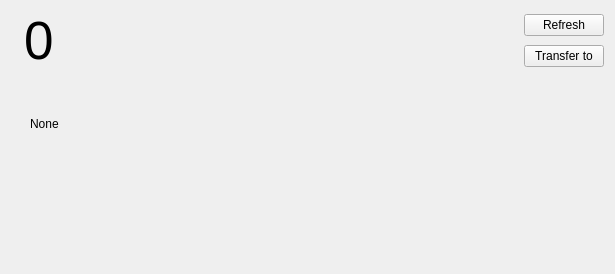
<?xml version="1.0" encoding="UTF-8"?>
<ui version="4.0">
 <class>AccountWidget</class>
 <widget class="QWidget" name="AccountWidget">
  <property name="geometry">
   <rect>
    <x>0</x>
    <y>0</y>
    <width>615</width>
    <height>274</height>
   </rect>
  </property>
  <property name="contextMenuPolicy">
   <enum>Qt::CustomContextMenu</enum>
  </property>
  <property name="windowTitle">
   <string>Account</string>
  </property>
  <layout class="QVBoxLayout" name="verticalLayout_2">
   <item>
    <layout class="QHBoxLayout" name="horizontalLayout">
     <item>
      <widget class="QLabel" name="safeImageLabel">
       <property name="maximumSize">
        <size>
         <width>100</width>
         <height>100</height>
        </size>
       </property>
       <property name="baseSize">
        <size>
         <width>200</width>
         <height>0</height>
        </size>
       </property>
       <property name="text">
        <string/>
       </property>
       <property name="pixmap">
        <pixmap resource="../../icons/tikka.slots.pyqt.resources.icons.index.qrc">:/images/safe</pixmap>
       </property>
       <property name="scaledContents">
        <bool>true</bool>
       </property>
      </widget>
     </item>
     <item>
      <widget class="QLabel" name="balanceLabel">
       <property name="font">
        <font>
         <pointsize>40</pointsize>
        </font>
       </property>
       <property name="text">
        <string>0</string>
       </property>
      </widget>
     </item>
     <item>
      <spacer name="horizontalSpacer">
       <property name="orientation">
        <enum>Qt::Horizontal</enum>
       </property>
       <property name="sizeHint" stdset="0">
        <size>
         <width>40</width>
         <height>20</height>
        </size>
       </property>
      </spacer>
     </item>
     <item>
      <layout class="QVBoxLayout" name="verticalLayout">
       <item alignment="Qt::AlignLeft">
        <widget class="QPushButton" name="refreshButton">
         <property name="sizePolicy">
          <sizepolicy hsizetype="Fixed" vsizetype="Fixed">
           <horstretch>0</horstretch>
           <verstretch>0</verstretch>
          </sizepolicy>
         </property>
         <property name="text">
          <string>Refresh</string>
         </property>
         <property name="icon">
          <iconset resource="../../icons/tikka.slots.pyqt.resources.icons.index.qrc">
           <normaloff>:/icons/refresh_icon</normaloff>:/icons/refresh_icon</iconset>
         </property>
        </widget>
       </item>
       <item>
        <widget class="QPushButton" name="transferToButton">
         <property name="text">
          <string>Transfer to</string>
         </property>
         <property name="icon">
          <iconset resource="../../icons/tikka.slots.pyqt.resources.icons.index.qrc">
           <normaloff>:/icons/money-recive-svgrepo-com.svg</normaloff>:/icons/money-recive-svgrepo-com.svg</iconset>
         </property>
         <property name="iconSize">
          <size>
           <width>32</width>
           <height>32</height>
          </size>
         </property>
        </widget>
       </item>
      </layout>
     </item>
    </layout>
   </item>
   <item>
    <layout class="QFormLayout" name="formLayout_2">
     <property name="leftMargin">
      <number>6</number>
     </property>
     <property name="rightMargin">
      <number>0</number>
     </property>
     <item row="1" column="0">
      <widget class="QLabel" name="lockStatusIcon">
       <property name="maximumSize">
        <size>
         <width>16</width>
         <height>16</height>
        </size>
       </property>
       <property name="text">
        <string/>
       </property>
       <property name="pixmap">
        <pixmap>:/images/locked_cartoon_400x400.png</pixmap>
       </property>
       <property name="scaledContents">
        <bool>true</bool>
       </property>
       <property name="margin">
        <number>0</number>
       </property>
      </widget>
     </item>
     <item row="1" column="1">
      <widget class="QLabel" name="addressValueLabel">
       <property name="text">
        <string/>
       </property>
      </widget>
     </item>
     <item row="2" column="0">
      <widget class="QLabel" name="identityLabel">
       <property name="maximumSize">
        <size>
         <width>16</width>
         <height>20</height>
        </size>
       </property>
       <property name="font">
        <font>
         <weight>75</weight>
         <bold>true</bold>
        </font>
       </property>
       <property name="text">
        <string/>
       </property>
       <property name="pixmap">
        <pixmap resource="../../icons/tikka.slots.pyqt.resources.icons.index.qrc">:/icons/member_icon</pixmap>
       </property>
       <property name="scaledContents">
        <bool>true</bool>
       </property>
      </widget>
     </item>
     <item row="2" column="1">
      <widget class="QLabel" name="identityValueLabel">
       <property name="text">
        <string>None</string>
       </property>
      </widget>
     </item>
     <item row="0" column="1">
      <widget class="QLabel" name="nameLabel">
       <property name="text">
        <string/>
       </property>
      </widget>
     </item>
     <item row="3" column="0">
      <widget class="QLabel" name="derivationIconLabel">
       <property name="sizePolicy">
        <sizepolicy hsizetype="Fixed" vsizetype="Fixed">
         <horstretch>0</horstretch>
         <verstretch>0</verstretch>
        </sizepolicy>
       </property>
       <property name="maximumSize">
        <size>
         <width>16</width>
         <height>20</height>
        </size>
       </property>
       <property name="text">
        <string/>
       </property>
       <property name="pixmap">
        <pixmap resource="../../icons/tikka.slots.pyqt.resources.icons.index.qrc">:/icons/wot_icon</pixmap>
       </property>
       <property name="scaledContents">
        <bool>true</bool>
       </property>
      </widget>
     </item>
     <item row="3" column="1">
      <widget class="QLabel" name="derivationValueLabel">
       <property name="text">
        <string/>
       </property>
      </widget>
     </item>
    </layout>
   </item>
   <item>
    <spacer name="verticalSpacer">
     <property name="orientation">
      <enum>Qt::Vertical</enum>
     </property>
     <property name="sizeHint" stdset="0">
      <size>
       <width>20</width>
       <height>40</height>
      </size>
     </property>
    </spacer>
   </item>
  </layout>
 </widget>
 <resources>
  <include location="../../icons/tikka.slots.pyqt.resources.icons.index.qrc"/>
 </resources>
 <connections/>
</ui>
